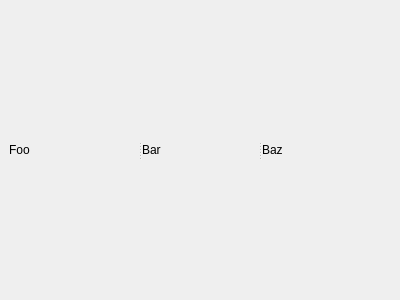
<ui version="4.0" >
 <author></author>
 <comment></comment>
 <exportmacro></exportmacro>
 <class></class>
 <widget class="QWidget" name="Form" >
  <property name="geometry" >
   <rect>
    <x>0</x>
    <y>0</y>
    <width>400</width>
    <height>300</height>
   </rect>
  </property>
    <property name="windowTitle" >
   <string>Form</string>
  </property>
  <layout class="QHBoxLayout" >
   <property name="margin" >
    <number>9</number>
   </property>
   <property name="spacing" >
    <number>6</number>
   </property>
   <item>
    <widget class="QSplitter" name="" >
     <property name="orientation" >
      <enum>Qt::Horizontal</enum>
     </property>
     <widget class="QLabel" name="label" >
      <property name="text" >
       <string>Foo</string>
      </property>
     </widget>
     <widget class="QLabel" name="label_2" >
      <property name="text" >
       <string>Bar</string>
      </property>
     </widget>
     <widget class="QLabel" name="label_3" >
      <property name="text" >
       <string>Baz</string>
      </property>
     </widget>
    </widget>
   </item>
  </layout>
 </widget>
 <pixmapfunction></pixmapfunction>
 <resources/>
 <connections/>
</ui>
